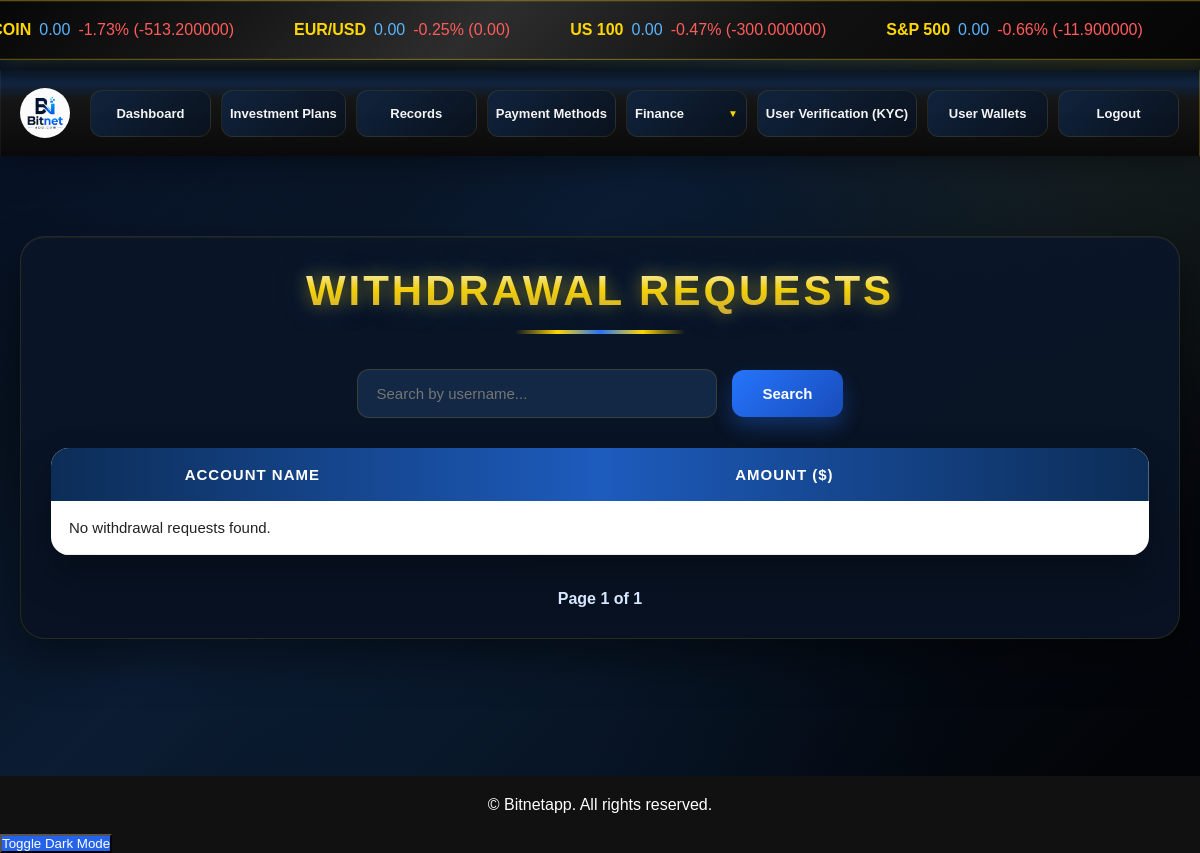
Page /adminpanel/management/withdrawals/ on the earlier database version.
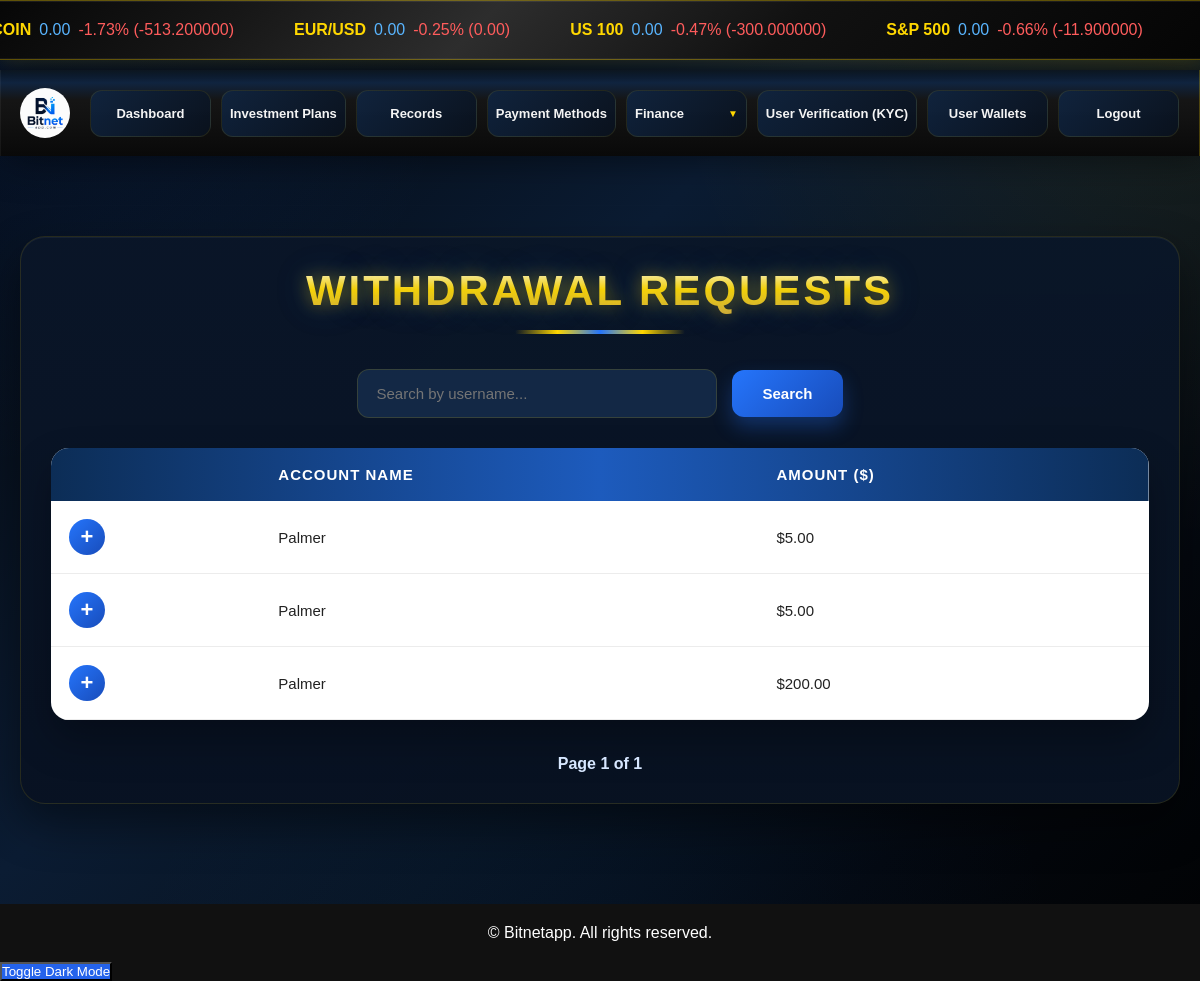
Same page on the later database version.
### crypto/models.py (models this page shows, shortened)
class MarketInstrument(models.Model):
    ticker = models.CharField(max_length=10, default="UNKNOWN")
    symbol = models.CharField(max_length=50, blank=True, null=True, default="")
    price = models.DecimalField(max_digits=12, decimal_places=6, blank=True, null=True, default=0.0)
    change_percent = models.DecimalField(max_digits=6, decimal_places=2, blank=True, null=True, default=0.0)
    change_value = models.DecimalField(max_digits=12, decimal_places=6, blank=True, null=True, default=0.0)
    bid = models.DecimalField(max_digits=12, decimal_places=6, blank=True, null=True, default=0.0)
    ask = models.DecimalField(max_digits=12, decimal_places=6, blank=True, null=True, default=0.0)
    high = models.DecimalField(max_digits=12, decimal_places=6, blank=True, null=True, default=0.0)
    low = models.DecimalField(max_digits=12, decimal_places=6, blank=True, null=True, default=0.0)
    technical_rating = models.CharField(max_length=20, blank=True, null=True, default="Neutral")

### users/models.py (models this page shows, shortened)
class Withdrawal(models.Model):
    STATUS_CHOICES = [
        ("pending", "Pending"),
        ("approved", "Approved"),
        ("completed", "Completed"),
        ("failed", "Failed"),
        ("rejected", "Rejected"),
    ]
    CURRENCY_CHOICES = [
        ("BTC", "Bitcoin"),
        ("ETH", "Ethereum"),
        ("USDT_ERC20", "USDT ERC20"),
        ("USDT_TRC20", "USDT TRC20"),
    ]
    user = models.ForeignKey(
        User,
        on_delete=models.CASCADE,
        related_name="withdrawals"
    )
    currency = models.CharField(
        max_length=20,
        choices=CURRENCY_CHOICES
    )
    amount = models.DecimalField(
        max_digits=12,
        decimal_places=2
    )
    wallet_address = models.CharField(
        max_length=255
    )
    status = models.CharField(
        max_length=20,
        choices=STATUS_CHOICES,
        default="pending"
    )
    txid = models.CharField(
        max_length=150,
        blank=True,
        null=True
    )
    admin_note = models.TextField(
        blank=True
    )
    created_at = models.DateTimeField(
        auto_now_add=True
    )
    updated_at = models.DateTimeField(
        auto_now=True
    )
    class Meta:
        ordering = ["-created_at"]

### adminpanel/views.py (the view)
# urls.py: path("management/withdrawals/", views.withdrawals, name="withdrawals"),
def withdrawals(request):
    search_query = request.GET.get("q", "")
    withdrawals_qs = Withdrawal.objects.all().order_by("-created_at")
    if search_query:
        withdrawals_qs = withdrawals_qs.filter(user__username__icontains=search_query)
    paginator = Paginator(withdrawals_qs, 3)
    page_number = request.GET.get("page")
    page_obj = paginator.get_page(page_number)
    return render(request, "adminpanel/withdrawals.html", {
        "page_obj": page_obj,
        "search_query": search_query,
    })

### crypto/context_processors.py (called while the page is built)
def ticker_instruments(request):
    return {
        "instruments": MarketInstrument.objects.all()
    }

def global_settings(request):
    return {
        "settings": SiteSetting.objects.first(),
        "nav_links": NavigationLink.objects.filter(parent__isnull=True).prefetch_related("children"),
    }

def recaptcha_key(request):
    return {
        "RECAPTCHA_PUBLIC_KEY": settings.RECAPTCHA_PUBLIC_KEY
    }

### adminpanel/templates/adminpanel/withdrawals.html (shortened to what this page needs)
{% extends "adminpanel/admin_base.html" %}
{% load static %}
{% block content %}
<div class="withdraw-page">
    <h1 class="withdraw-title">
        Withdrawal Requests
    </h1>
    <form method="get" class="withdraw-search-form">
        <input
            type="text"
            name="q"
            value="{{ search_query }}"
            placeholder="Search by username..."
            class="withdraw-search-input"
        >
        <button
            type="submit"
            class="withdraw-search-btn">
            Search
        </button>
    </form>
    <div class="withdraw-table-wrapper">
        <table class="withdraw-table">
            <thead>
                <tr>
                    <th></th>
                    <th>Account Name</th>
                    <th>Amount ($)</th>
                </tr>
            </thead>
            <tbody>
            {% for withdrawal in page_obj %}
                <tr>
                    <td>
                        <a href="javascript:void(0)"
                           class="withdraw-toggle"
                           onclick="toggleDetails({{ forloop.counter }})">
                            +
                        </a>
                    </td>
                    <td>{{ withdrawal.user.username }}</td>
                    <td>${{ withdrawal.amount }}</td>
                </tr>
            {% empty %}
                <tr>
                    <td colspan="3">
                        No withdrawal requests found.
                    </td>
                </tr>
            {% endfor %}
            </tbody>
        </table>
    </div>
    <div class="withdraw-pagination">
        <span>
            Page {{ page_obj.number }}
            of
            {{ page_obj.paginator.num_pages }}
        </span>
    </div>
</div>
{% endblock %}

### adminpanel/templates/adminpanel/admin_base.html (shortened to what this page needs)
{% load static %}
<!DOCTYPE html>
<html lang="en">
<head>
  <link rel="stylesheet" href="{% static 'adminpanel/css/admin.css' %}">
</head>
<body>
  <div class="market-ticker">
    <div class="ticker-track" id="tickerTrack">
      {% for instrument in instruments %}
        <a href="{% url 'crypto:instrument_detail' instrument.pk %}" class="ticker-item">
          <span class="name golden">{{ instrument.ticker }}</span>
          <span class="value navy">{{ instrument.price|default:"0.00" }}</span>
          <span class="change crimson {% if instrument.change_percent < 0 %}down{% else %}up{% endif %}">
            {{ instrument.change_percent|default:"0.00" }}% ({{ instrument.change_value|default:"0.00" }})
          </span>
        </a>
      {% endfor %}
    </div>
  </div>
  <aside class="sidebar">
    <div class="logo">
        <img src="{% static 'adminpanel/images/crypto_logo.png' %}" alt="Admin Logo" class="sidebar-logo-img">
    </div>
    <nav class="sidebar-nav">
      <ul>
        <li><a href="{% url 'adminpanel:dashboard' %}">Dashboard</a></li>
        <li><a href="{% url 'adminpanel:admin_investment_plans' %}">Investment Plans</a></li>
        <li><a href="{% url 'adminpanel:investment_history' %}">Records</a></li>
        <li><a href="{% url 'adminpanel:payment_methods' %}">Payment Methods</a></li>
        <li class="has-submenu">
          <a href="javascript:void(0)" class="submenu-toggle">Finance</a>
        </li>
        <li><a href="{% url 'adminpanel:verifications' %}">User Verification (KYC)</a></li>
        <li><a href="{% url 'adminpanel:admin_wallets' %}">User Wallets</a></li>
        <li><a href="{% url 'adminpanel:logout' %}">Logout</a></li>
      </ul>
    </nav>
  </aside>
  <main class="main-content">
    {% block content %}
    {% endblock %}
  </main>
  <footer class="dashboard-footer">
    <div class="footer-container">
      <p>&copy; {{ year }} Bitnetapp. All rights reserved.</p>
    </div>
    <div class="theme-toggle">
      <button type="button" class="btn-secondary" id="toggle-theme">
          Toggle Dark Mode
      </button>
    </div>
  </footer>
</body>
</html>

Differences in the rows shown:
added Withdrawal: user.username "Palmer", amount "5.00"
added Withdrawal: user.username "Palmer", amount "5.00"
added Withdrawal: user.username "Palmer", amount "200.00"
Other differences:
text no longer shown: "No withdrawal requests found."
